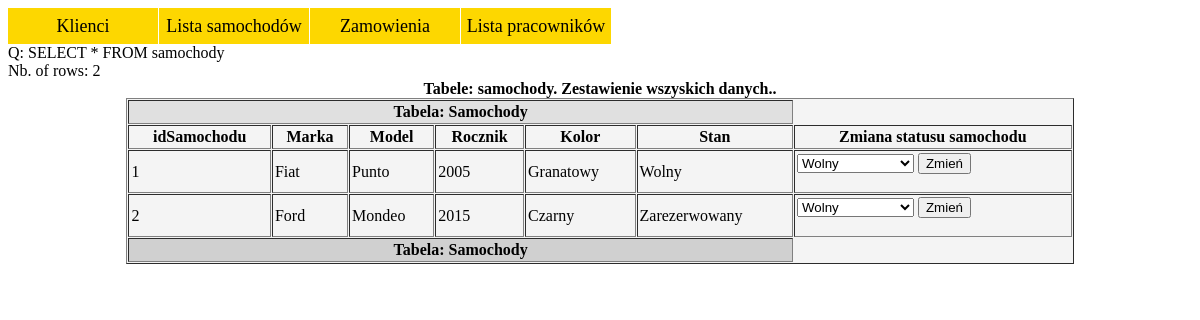
Page /listaSamochodow.php on the committed database.
### tables this page shows
CREATE TABLE `samochody` (
  `idSamochodu` int(11) NOT NULL,
  `Marka` varchar(15) NOT NULL,
  `Model` varchar(15) NOT NULL,
  `Rocznik` int(11) NOT NULL,
  `Kolor` varchar(15) NOT NULL,
  `Stan` varchar(15) NOT NULL
);

### listaSamochodow.php (the view, shortened to what this page needs)
<?php
	include 'global.php';
	$qListaSamochodow = "SELECT * FROM samochody";
	$rekordSet = mysqli_query($conn, $qListaSamochodow);
	$numberOfRows = mysqli_num_rows($rekordSet);
	echo "Q: ".$qListaSamochodow."<br>";
	echo "Nb. of rows: ".$numberOfRows."<br>";
	echo "<table width='80%' align='center' border='1' cellpadding='2' cellspacing='1' bgcolor='#f4f4f4'>";
	if($numberOfRows>=1) {
		echo "
			<caption><strong>Tabele: samochody. Zestawienie wszyskich danych..</strong></caption>
			<thead bgcolor='#e0e0e0'> <tr><th colspan='6'>Tabela: Samochody</th></tr> </thead>
			<tfoot bgcolor='#d0d0d0'> <tr><th colspan='6'>Tabela: Samochody</th></tr></tfoot>
			<tr><th>idSamochodu</th><th>Marka</th><th>Model</th><th>Rocznik</th><th>Kolor</th><th>Stan</th><th>Zmiana statusu samochodu</th></tr>
			";
	}
	for($i = 1;$i <= $numberOfRows;$i++){
		$row = mysqli_fetch_assoc($rekordSet);
		echo "<tr>
				<td>".$row["idSamochodu"]."</td>
				<td>".$row["Marka"]."</td>
				<td>".$row["Model"]."</td>
				<td>".$row["Rocznik"]."</td>
				<td>".$row["Kolor"]."</td>
				<td>".$row["Stan"]."</td>
				<td>
					<form action='zmianaStatusuSamochodu.php' method=\"POST\">
						<select name='zmianaStatusuSamochodu'>
							<option value='Wolny'>Wolny</option>
							<option value='Zarezerwowany'>Zarezerwowany</option>
							<option value='Wynajety'>Wynajęty</option>
							<option value='Serwis'>Serwis</option>
						</select>
						<input type='hidden' name='idSamochodu' value='".$row["idSamochodu"]."'>
						<button type='Submit' name='zmien' value='".$row["idSamochodu"]."'>Zmień</button>
					</form>
				</td>
			</tr>";
	}
	echo "</table>";
?>

### menu.css (style rules this page uses)
ol { list-style-type:none; padding:0; margin:0; background-color:#FFF; font-size:18px; height:2em; line-height:2em; text-align:center; }
ol a { display:block; text-decoration:none; color:#000; padding:0 5px; }
ol > li { float:left; width:150px; margin-left:1px; background-color:#FDD700; height:2em; }
ol > li:first-child { margin-left:0; }

### rows in the picture
samochody: idSamochodu "1", Marka "Fiat", Model "Punto", Rocznik "2005", Kolor "Granatowy", Stan "Wolny"
samochody: idSamochodu "2", Marka "Ford", Model "Mondeo", Rocznik "2015", Kolor "Czarny", Stan "Zarezerwowany"

### other values in the picture
$qListaSamochodow "SELECT * FROM samochody"
$numberOfRows "2"
